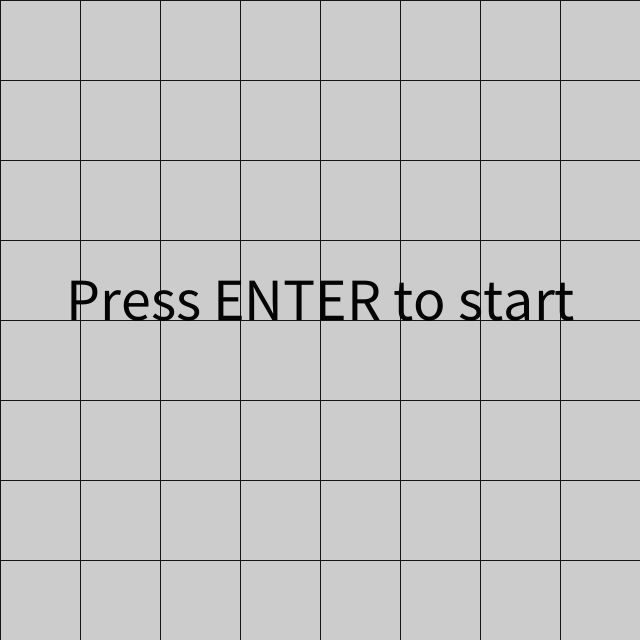
Frame 1 (no input)
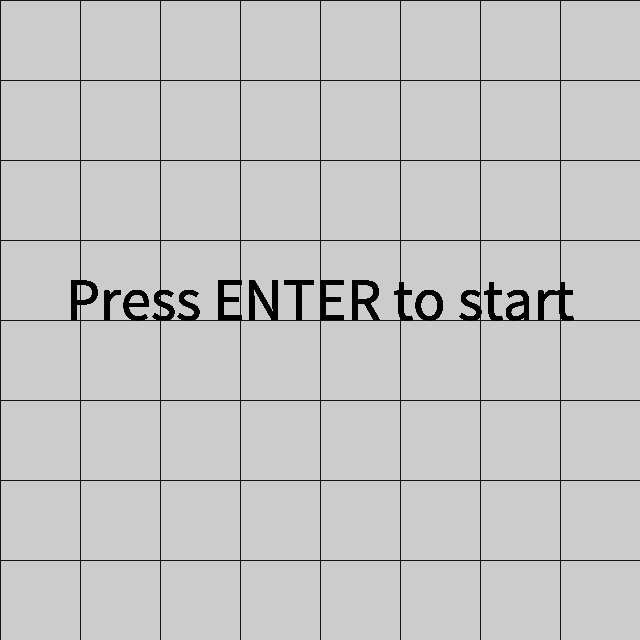
Frame 60 (the mouse pressed at the canvas centre just before this capture)
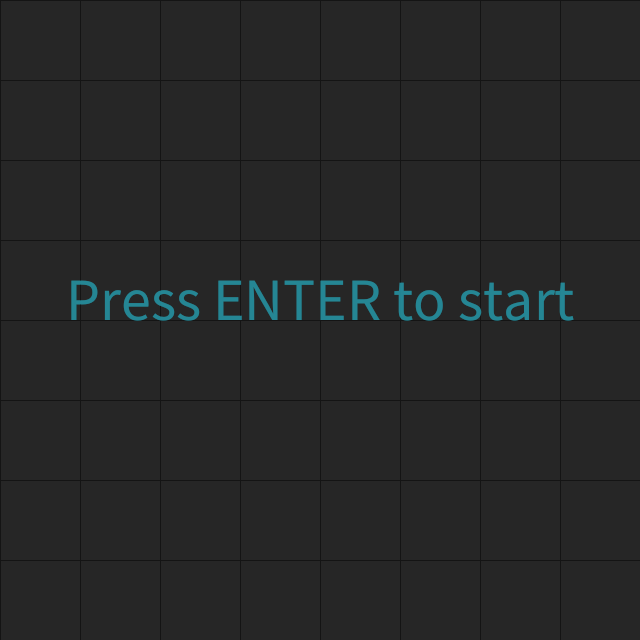
Frame 120 (the mouse held since frame 60 and released just before this capture)

The Processing sketch that drew these frames (run headless with seeded random() and noise(); from frame 60 on, the mouse is pressed at the canvas centre):

// Processing sketch: Midterm_Final_BubblePong
// ── Midterm_Final_BubblePong.pde
/** Zarina Barsh. Midterm. "BubblePong" **/


/** game screen variations, air friction, gravity, racket phisics
was taken from the web site: https://www.toptal.com/game/ultimate-guide-to-processing-simple-game 
by  "Flappy Pong" OGUZ GELAL**/
/** checker board was taken from 
https: github.com/entertainmenttechnology/Corn-MTEC2280-Spring2021/edit/main/week4/challenge3_checkers/challenge3_checkers.pde **/
/** bubbles were take from Aray tutorial "Coding Train"**/
/********* VARIABLES *********/
// this integer is made to controll the 3 screen, with a global variable starting with 0 that stores the information of the active sceene
Bubble[] bubbles = new Bubble[50];
int scene = 0;

// checker board 
int grid = 8;
int squareSize;

// racket is a tetris shape element
PImage ishape;
float racketWidth = 100;
float racketHeight = 10;

// the bouncing ball

int ballX, ballY;
int diameter = 60; 

// global variables for fill
float r;
float g;
float b;

 /** two elements needed in order to have a realistic effect on the circle shape 
 code brought in from "flappy pong" mentioned above**/

/// gravity
float gravity = 0.1;
float ballSpeedVert = 0;
float ballSpeedHorizon = 10;
// air friction
float airfriction = 0.0001;
float friction = 0.1;



/********* SETUP BLOCK *********/

void setup() {
  size(640, 640);
   squareSize = width/grid;
   
    ballX=width/4;
    ballY=height/5;
    
 for(int i = 0; i < bubbles.length; i++) {
   
 bubbles[i] = new Bubble(i*4);
 }

//  for (int i = 0; i < bubbles.length; i++) {
 //   bubbles[i] = new Bubble(100+i*100, 300, random(320, 72));
//  }

}


/********* DRAW BLOCK *********/

void draw() {
 // if statement that checks the variable and displays the contents of the screen accordingly
  if (scene == 0) { // welcoming screen 
    startScreen();
  } else if (scene == 1) { // game screen
    scene();
  } else if (scene == 2) { // game over screen
    gameOverScreen();
  }
}


/********* SCREEN CONTENTS *********/

//screen 1
void startScreen() {
  //initialization of Cheker board
  for (int w = 0; w < width; w += squareSize) {
   for (int h = 0; h < height; h += squareSize) {
      if ((h+w) % 2 == 0) { // even count will be a random combination of red and blue colors with every click
        fill(r, b);
        stroke(20);
      } else { // odd square count will be a random color combination of green and blue
        fill(g, b);
        stroke(20);
      }
      rect(h, w, squareSize, squareSize); // draws the even squares
    }
  }
  // instructable Text to start the game and its placement
  textAlign(CENTER);
  fill(r,g,b, 250);
  textSize(60);
  stroke(30);
  text("Press ENTER to start", height/2, width/2);
}
/**** game  ****/
//Game screen 
// This method sets the necessary variables to start the game  
void startGame() {
  scene=1;
  
}
void scene() {
  // codes of game screen
  background(255);
  imageMode(CENTER); // centers the ishape and mouse cursos
  drawBubbles();
  drawBall();
  drawRacket();
  racketSurface();
  applyGravity();
  //applyHorizontalSpeed();
  keepInScreen();
  
}

void drawBubbles() {
for (int i = 0; i < bubbles.length; i++) {
    bubbles[i].ascend();
    bubbles[i].display();
    bubbles[i].top();
}
  
}



/********* INPUTS *********/

public void keyPressed() {
  // if we are on the initial screen when ENTER pressed, start the game
 
    if (keyCode == ENTER) {
    startGame();
  }
}

 // changes color of ball with click
void mousePressed() {
  r= random (255);
  g= random (255);
  b= random (255);
}



void drawBall() {
   fill(r,g,b);
  ellipse(ballX, ballY, diameter, diameter);
  
}

/**********GRAVITY ON THE BALL**********/
/** code taken from flappy pong**/
void applyGravity() {
  ballSpeedVert += gravity;
  ballY += ballSpeedVert;
  ballSpeedVert -= (ballSpeedVert * airfriction);
}
void makeBounceBottom(int surface) {
  ballY = surface -(diameter/2);
  ballSpeedVert*=-1;
  ballSpeedVert -= (ballSpeedVert * friction);
}
void makeBounceTop(int surface) {
  ballY = surface +(diameter/2);
  ballSpeedVert*=-1;
  ballSpeedVert -= (ballSpeedVert * friction);
}

void applyHorizontalSpeed(){
  ballX += ballSpeedHorizon;
  
  ballSpeedHorizon -= (ballSpeedHorizon * airfriction);
}

void makeBounceLeft(int surface){
  ballX = surface+(diameter/2);
  ballSpeedHorizon*=-1;
  ballSpeedHorizon -= (ballSpeedHorizon * friction);
}
void makeBounceRight(int surface){
  ballX = surface-(diameter/2);
  ballSpeedHorizon*=-1;
  ballSpeedHorizon -= (ballSpeedHorizon * friction);
}
// keep ball in the screen
void keepInScreen() {
  // ball hits floor
  if (ballY+(diameter/2) > height) { 
    makeBounceBottom(height);
  }
  // ball hits ceiling
  if (ballY-(diameter/2) < 0) {
    makeBounceTop(0);
  }
  if (ballX-(diameter/2) < 0){
    makeBounceLeft(0);
  }
  if (ballX+(diameter/2) > width){
    makeBounceRight(width);
  }
}

void drawRacket(){
  rectMode(CENTER);
  fill (r,g,b); // assigns color to ellipse
  rect(mouseX, mouseY, racketWidth, racketHeight);
}


void racketSurface() {
  float overhead = mouseY - pmouseY;
  if ((ballX+(diameter/2) > mouseX-(racketWidth/2)) && (ballX-(diameter/2) < mouseX+(racketWidth/2))) {
    if (dist(ballX, ballY, ballX, mouseY)<=(diameter/2)+abs(overhead)) {
      makeBounceBottom(mouseY);
      // racket moving up
      if (overhead<0) {
        ballY+=overhead;
        ballSpeedVert+=overhead;
      }
    }
  }
}


//screen 3
void gameOverScreen() {
  // codes for game over screen
   background(0);
  textAlign(CENTER);
  fill(255);
  textSize(30);
  text("Game Over", height/2, width/2 - 20);
  textSize(15);
  text("Click to Restart", height/2, width/2 + 10);
}

// ── Bubble.pde
class Bubble {
  float x;
  float y;
  //float diameter;
  float yspeed;
float xpos;
  
  Bubble(float tempD) {
    x = random(width);
    y = height;
  xpos = tempD;
    yspeed = random(0,1);
   
  }
  
  void ascend() {
    y -= yspeed;
    x = x + random(1);
}

void display() {
  stroke(5);
  fill(127, 100);
  rect(x, y, xpos, 15);
}

void top() { 
  if (y <= -xpos/2) {
  
  y = height+xpos/2;
}
}
}
 
